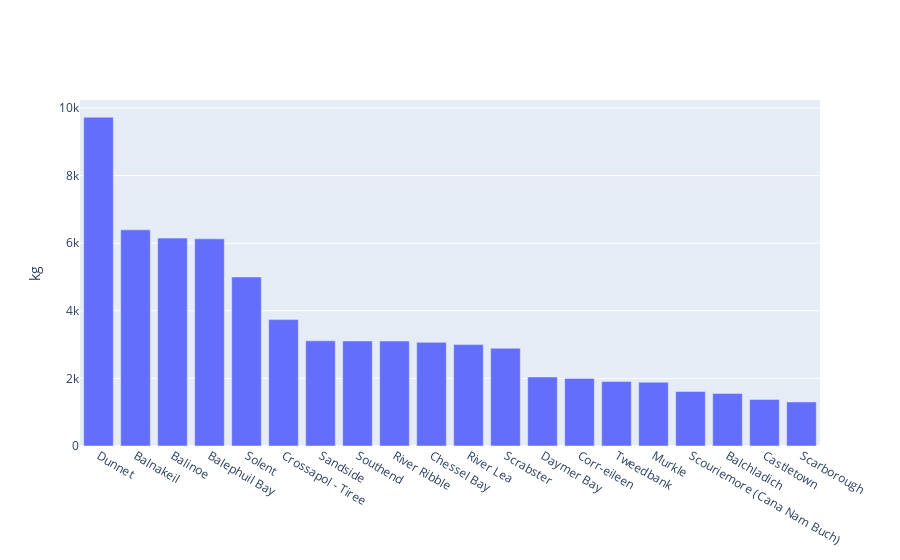

Write notebook code for a chart like this one.
### Markdown cell above
## The most pollution recovered on beaches

### Code cell
subdf=grouped.sort_values(by=['Weight'], ascending=False)[:20]
fig_nbcleans=go.Figure()
fig_nbcleans.add_trace(go.Bar(x=subdf['Beach'],
                              y=subdf['Weight']))
fig_nbcleans.update_layout(
    height=500,
    yaxis={'title':'kg'})

### Figure 1 — Plotly figure (JSON) as saved in the notebook; plotly's stock layout.template omitted (floating-point values rounded to 4 significant figures)
{"data": [{"type": "bar", "x": ["Dunnet", "Balnakeil", "Balinoe", "Balephuil Bay", "Solent", "Crossapol - Tiree", "Sandside", "Southend", "River Ribble", "Chessel Bay", "River Lea", "Scrabster", "Daymer Bay", "Corr-eileen", "Tweedbank", "Murkle", "Scouriemore (Cana Nam Buch)", "Balchladich", "Castletown", "Scarborough"], "y": [9725.0, 6394.0, 6150.0, 6128.0, 5000, 3739.0, 3111.0, 3108, 3106, 3066, 3000, 2891.0, 2041, 2000, 1907, 1885.0, 1612.0, 1553.0, 1378.0, 1304.0]}], "layout": {"autosize": true, "xaxis": {"autorange": true, "range": [-0.5, 19.5], "type": "category"}, "yaxis": {"autorange": true, "range": [0, 10240.0], "title": {"text": "kg"}, "type": "linear"}}}
